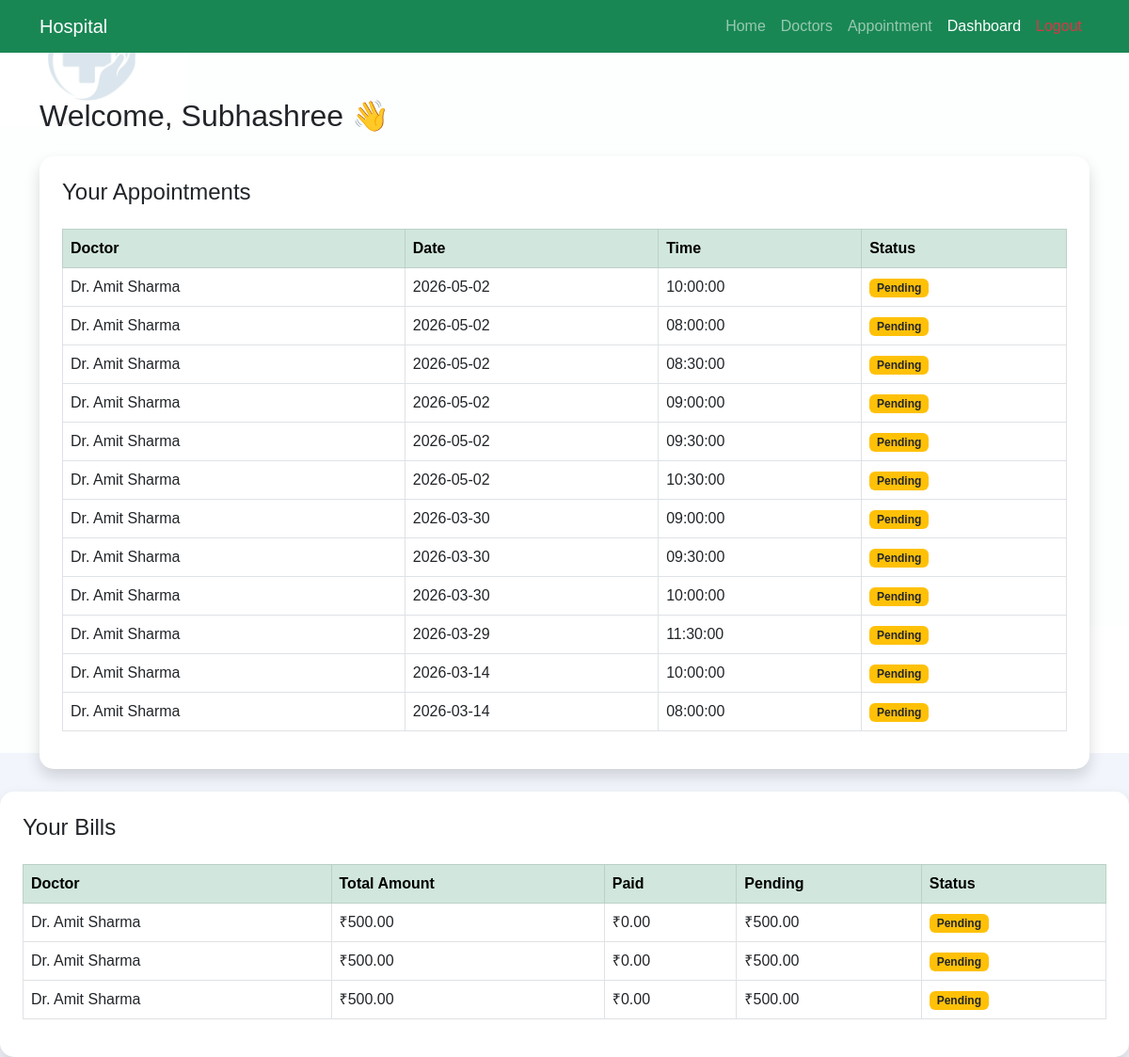
Page /dashboard.php (signed in) on the earlier database version.
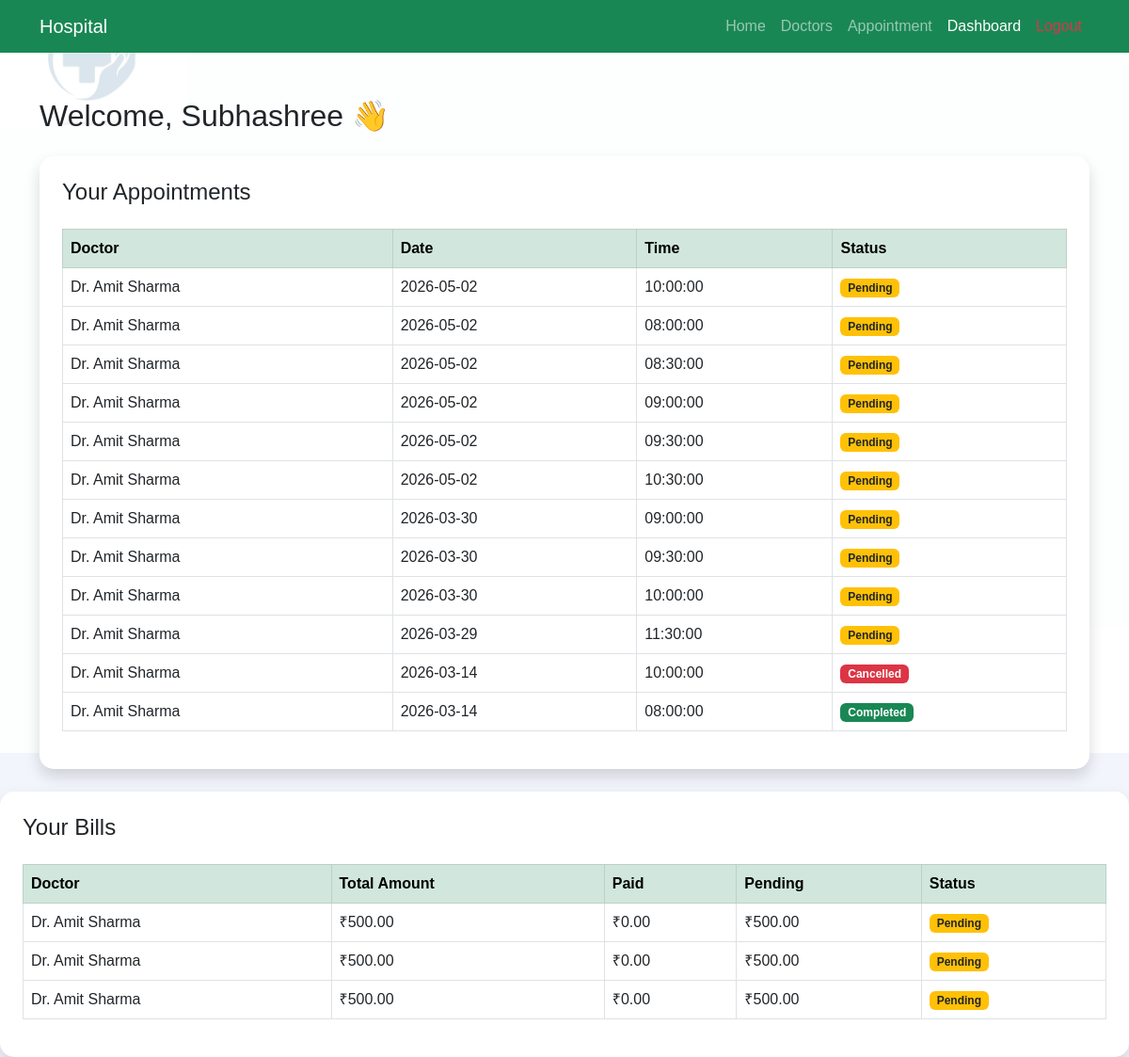
Same page on the later database version.
### tables this page shows
CREATE TABLE `appointments` (
  `appointment_id` int(11) NOT NULL,
  `patient_id` int(11) DEFAULT NULL,
  `doctor_id` int(11) DEFAULT NULL,
  `appointment_date` date DEFAULT NULL,
  `appointment_time` time DEFAULT NULL,
  `status` enum('Pending','Completed','Cancelled') DEFAULT 'Pending',
  `created_at` timestamp NOT NULL DEFAULT current_timestamp()
);

CREATE TABLE `doctors` (
  `doctor_id` int(11) NOT NULL,
  `user_id` int(11) DEFAULT NULL,
  `first_name` varchar(50) DEFAULT NULL,
  `last_name` varchar(50) DEFAULT NULL,
  `department_id` int(11) DEFAULT NULL,
  `phone` varchar(15) DEFAULT NULL,
  `experience` int(11) DEFAULT NULL,
  `available_days` varchar(100) DEFAULT NULL,
  `start_time` time DEFAULT NULL,
  `end_time` time DEFAULT NULL,
  `consultation_fee` decimal(10,2) DEFAULT NULL,
  `middle_name` varchar(50) DEFAULT NULL,
  `date_of_birth` date DEFAULT NULL,
  `title` enum('Mr','Mrs','Miss','Ms','Dr','Other') DEFAULT 'Dr',
  `image` varchar(255) DEFAULT NULL
);

### dashboard.php (the view, shortened to what this page needs)
<?php
include("config/db.php");
$patient_id = $_SESSION['patient_id'];
$patient_query = "SELECT * FROM patients WHERE patient_id='$patient_id'";
$patient_result = mysqli_query($con, $patient_query);
$patient = mysqli_fetch_assoc($patient_result);
$app_query = "SELECT appointments.*, doctors.first_name, doctors.last_name
FROM appointments
JOIN doctors ON appointments.doctor_id = doctors.doctor_id
WHERE patient_id='$patient_id'
ORDER BY appointment_date DESC";
$app_result = mysqli_query($con, $app_query);
?>
<!DOCTYPE html>
<html>
<head>
<link href="https://cdn.jsdelivr.net/npm/bootstrap@5.3.0/dist/css/bootstrap.min.css" rel="stylesheet">
<link rel="stylesheet" href="assets/css/style.css">
</head>
<body>
<nav class="navbar navbar-expand-lg navbar-dark bg-success">
  <div class="container">
    <a class="navbar-brand" href="#">Hospital</a>
    <div>
      <ul class="navbar-nav">
        <li class="nav-item"><a class="nav-link" href="index.php">Home</a></li>
        <li class="nav-item"><a class="nav-link" href="public/doctors.php">Doctors</a></li>
        <li class="nav-item"><a class="nav-link" href="public/book_appointment.php">Appointment</a></li>
        <li class="nav-item"><a class="nav-link active" href="#">Dashboard</a></li>
        <li class="nav-item"><a class="nav-link text-danger" href="logout.php">Logout</a></li>
      </ul>
    </div>
  </div>
</nav>
<div class="container mt-5">
  <h2 class="mb-4">Welcome, <?php echo $patient['first_name']; ?> 👋</h2>
  <div class="card shadow p-4">
    <h4>Your Appointments</h4>
    <table class="table table-bordered mt-3">
    <thead class="table-success">
    <tr>
    <th>Doctor</th>
    <th>Date</th>
    <th>Time</th>
    <th>Status</th>
    </tr>
    </thead>
    <tbody>
    <?php while($row = mysqli_fetch_assoc($app_result)) { ?>
    <tr>
    <td>Dr. <?php echo $row['first_name']." ".$row['last_name']; ?></td>
    <td><?php echo $row['appointment_date']; ?></td>
    <td><?php echo $row['appointment_time']; ?></td>
    <td>
      <?php
      if($row['status'] == 'Pending'){
          echo "<span class='badge bg-warning text-dark'>Pending</span>";
      }
      else if($row['status'] == 'Completed'){
          echo "<span class='badge bg-success'>Completed</span>";
      }
      else{
          echo "<span class='badge bg-danger'>Cancelled</span>";
      }
      ?>
    </td>
    </tr>
    <?php } ?>
    </tbody>
    </table>
  </div>
</div>
<div class="card shadow p-4 mt-4">
<h4>Your Bills</h4>
<table class="table table-bordered mt-3">
<thead class="table-success">
<tr>
<th>Doctor</th>
<th>Total Amount</th>
<th>Paid</th>
<th>Pending</th>
<th>Status</th>
</tr>
</thead>
<tbody>
<?php
$bill_query = "SELECT bills.*, doctors.first_name, doctors.last_name
FROM bills
JOIN doctors ON bills.doctor_id = doctors.doctor_id
WHERE bills.patient_id='$patient_id'
ORDER BY bills.created_at DESC";
$bill_result = mysqli_query($con, $bill_query);
while($bill = mysqli_fetch_assoc($bill_result)){
?>
<tr>
<td>Dr. <?php echo $bill['first_name']." ".$bill['last_name']; ?></td>
<td>₹<?php echo $bill['total_amount']; ?></td>
<td>₹<?php echo $bill['paid_amount']; ?></td>
<td>₹<?php echo $bill['pending_amount']; ?></td>
<td>
<?php
if($bill['status'] == 'Pending'){
    echo "<span class='badge bg-warning text-dark'>Pending</span>";
}
?>
</td>
</tr>
<?php } ?>
</tbody>
</table>
</div>
</body>
</html>

Differences in the rows shown:
changed appointments (number 11 of 12 on the later page): status "Pending" → "Cancelled"
changed appointments (number 12 of 12 on the later page): status "Pending" → "Completed"
